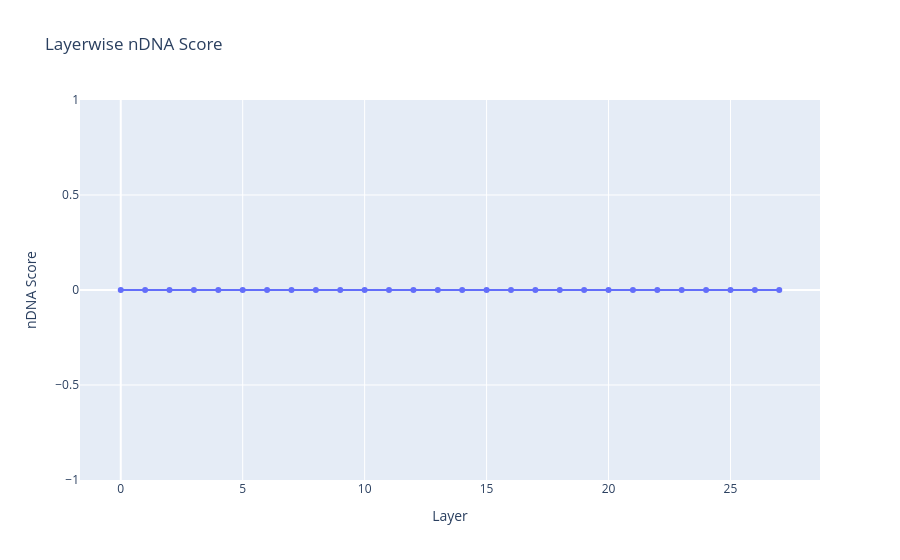

The code cell stored with this chart in its notebook:
### Markdown cell above
nDNA per Layer

### Code cell
fig = go.Figure()
fig.add_trace(go.Scatter(
    x=layers.cpu(),
    y=ndna_layer.cpu(),
    mode="lines+markers"
))

fig.update_layout(
    title="Layerwise nDNA Score",
    xaxis_title="Layer",
    yaxis_title="nDNA Score"
)

fig.show()

### Figure 1 — Plotly figure (JSON) as saved in the notebook; plotly's stock layout.template omitted (floating-point values rounded to 4 significant figures)
{"data": [{"mode": "lines+markers", "type": "scatter", "x": [0, 1, 2, 3, 4, 5, 6, 7, 8, 9, 10, 11, 12, 13, 14, 15, 16, 17, 18, 19, 20, 21, 22, 23, 24, 25, 26, 27], "y": [0.0, 0.0, 0.0, 0.0, 0.0, 0.0, 0.0, 0.0, 0.0, 0.0, 0.0, 0.0, 0.0, 0.0, 0.0, 0.0, 0.0, 0.0, 0.0, 0.0, 0.0, 0.0, 0.0, 0.0, 0.0, 0.0, 0.0, 0.0]}], "layout": {"title": {"text": "Layerwise nDNA Score"}, "xaxis": {"title": {"text": "Layer"}}, "yaxis": {"title": {"text": "nDNA Score"}}}}
